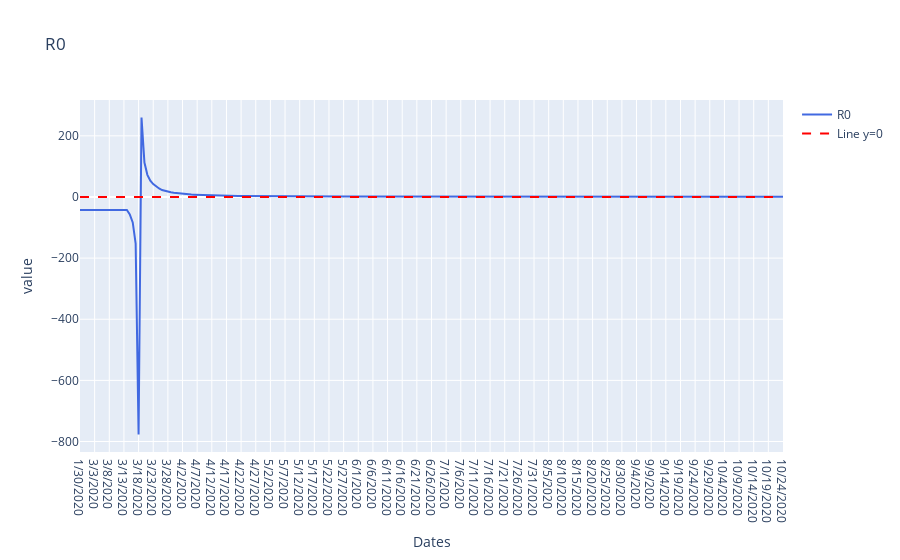

Notebook source saved alongside this figure:
### Code cell
#R0
fig=go.Figure()
fig.add_trace(go.Scatter(x=df_state['Date'], y=df_smooth['R0'],name='R0',
                         line=dict(color='royalblue',)))
fig.add_trace(go.Scatter(x=df_state['Date'], y=[0]*(len(df_smooth['R0'])-1),name='Line y=0',
                         line=dict(color='red', dash='dash',)))
fig.update_layout(title = "R0", xaxis = {'title':'Dates'}, yaxis = {'title':'value'})
#fig.update_xaxes(rangeslider_visible=True)
fig.show()

### Figure 1 — Plotly figure (JSON) as saved in the notebook; plotly's stock layout.template omitted (floating-point values rounded to 4 significant figures; data arrays with more than 128 entries replaced by an {"elided": "..."} marker saying what was removed)
{"data": [{"line": {"color": "royalblue"}, "name": "R0", "type": "scatter", "x": {"elided": "241 str values"}, "y": {"elided": "241 float values"}}, {"line": {"color": "red", "dash": "dash"}, "name": "Line y=0", "type": "scatter", "x": {"elided": "241 str values"}, "y": {"elided": "240 int values"}}], "layout": {"title": {"text": "R0"}, "xaxis": {"title": {"text": "Dates"}}, "yaxis": {"title": {"text": "value"}}}}
